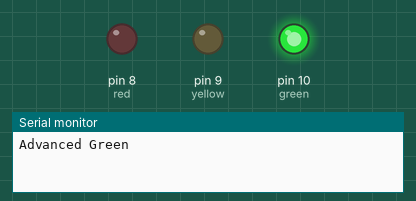
Bench run of a sketch on a simulated Arduino Uno, built with avr-gcc and run on an emulated ATmega328P. Parts: output pins drawn as LEDs (lit = HIGH), the last lines printed to the serial monitor.

Above: at 0.2 s.
At 2.7 s:
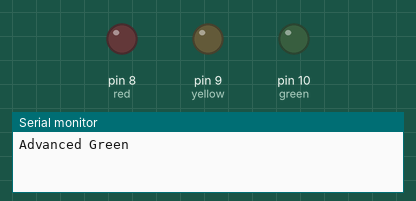
At 8.5 s:
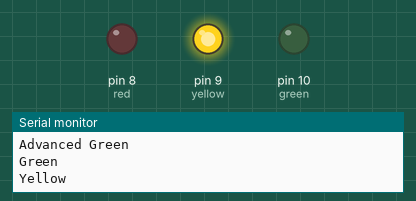
At 10.5 s:
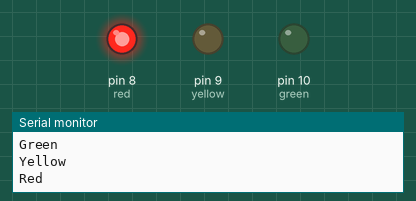
Timing chart, 0 to 15.6 s (numbered marks = the images above):
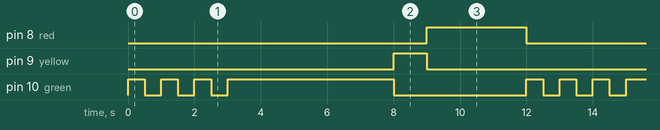

The sketch:

stoplight.ino
```cpp
/**
 *@file stoplight.ino
 *@date 2022 - 01 - 12
 */
// Libraries

// Initialize const variables
const int green = 10; // green pin
const int yellow = 9; // yellow pin
const int red = 8;    // red pin
// Initialize variables
int green_blink_time = 500; // period for one blink of green led
int green_time = 5000;      // time that solid green led is on
int yellow_time = 1000;     // time yellow led is on
int red_time = 3000;        // time red led is on
void setup()
{
    Serial.begin(9600);
    pinMode(green, OUTPUT);  // initializes green led
    pinMode(yellow, OUTPUT); // initializes yellow led
    pinMode(red, OUTPUT);    // initializes red led
}

void loop()
{
    digitalWrite(red, LOW); // turns off red

    Serial.println("Advanced Green");
    for (int i = 0; i < 3; i++) // loops blink 3 times
    {
        digitalWrite(green, HIGH); // turns on green
        delay(green_blink_time);   // waits specified time
        digitalWrite(green, LOW);  // turns off green
        delay(green_blink_time);   // waits specified time
    }
    Serial.println("Green");
    digitalWrite(green, HIGH); // turns on green
    delay(green_time);         // waits specified time

    Serial.println("Yellow");
    digitalWrite(green, LOW);   // turns off green
    digitalWrite(yellow, HIGH); // turns on yellow
    delay(yellow_time);         // waits specified time

    Serial.println("Red");
    digitalWrite(yellow, LOW); // turns off yellow
    digitalWrite(red, HIGH);   // turns on red
    delay(red_time);           // waits specified time
}
```

Measured:
- by itself, pin 8 (red): alternates HIGH for 3.0 s and LOW for 9.0 s
- by itself, pin 9 (yellow): alternates HIGH for 1.0 s and LOW for 11.0 s
- by itself, pin 10 (green): repeats every 12.0 s: 2 × (LOW 0.50 s, HIGH 0.50 s), LOW 0.50 s, HIGH 5.0 s, LOW 4.0 s, HIGH 0.50 s
